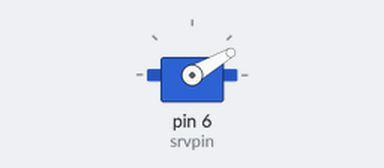
The sketch below on a simulated Arduino Uno, built with avr-gcc and run on an emulated ATmega328P. On the bench: servo.

Above: at 0.55 s.
Timing chart, 0 to 3.5 s (numbered marks = the images above):
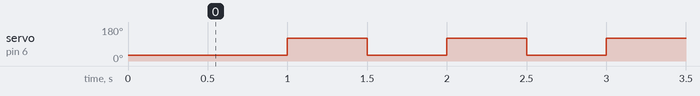

Measured:
- by itself, servo on pin 6 (srvpin): alternates 120° for 0.50 s and 30° for 0.50 s

The sketch:

sketch_dec17b.ino
```cpp
#include <Servo.h>

int srvpin = 6;
Servo servo;

int btm = 30;
int top = 120;
int dly = 500;

void setup() {
  servo.attach(srvpin);
  servo.write(btm);
  delay(dly);
}

void loop() {
  servo.write(btm);
  delay(dly);
  servo.write(top);
  delay(dly);
}
```
